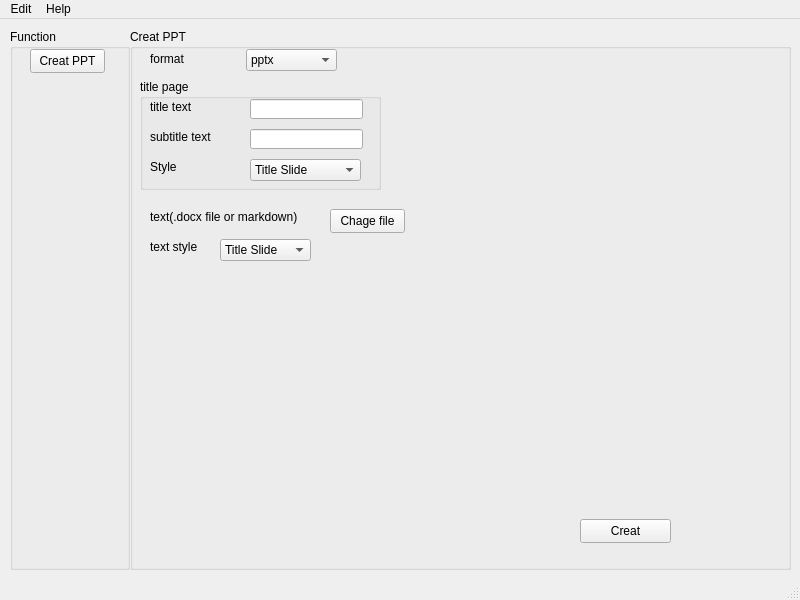
<?xml version="1.0" encoding="UTF-8"?>
<ui version="4.0">
 <class>MainWindow</class>
 <widget class="QMainWindow" name="MainWindow">
  <property name="geometry">
   <rect>
    <x>0</x>
    <y>0</y>
    <width>800</width>
    <height>600</height>
   </rect>
  </property>
  <property name="contextMenuPolicy">
   <enum>Qt::DefaultContextMenu</enum>
  </property>
  <property name="windowTitle">
   <string>Simple PPT</string>
  </property>
  <property name="windowIcon">
   <iconset>
    <normaloff>icon/favicon.ico</normaloff>icon/favicon.ico</iconset>
  </property>
  <widget class="QWidget" name="centralwidget">
   <widget class="QGroupBox" name="groupBox">
    <property name="geometry">
     <rect>
      <x>10</x>
      <y>10</y>
      <width>120</width>
      <height>541</height>
     </rect>
    </property>
    <property name="title">
     <string>Function</string>
    </property>
    <widget class="QPushButton" name="pushButton">
     <property name="geometry">
      <rect>
       <x>20</x>
       <y>20</y>
       <width>75</width>
       <height>24</height>
      </rect>
     </property>
     <property name="text">
      <string>Creat PPT</string>
     </property>
     <property name="autoDefault">
      <bool>false</bool>
     </property>
     <property name="default">
      <bool>false</bool>
     </property>
     <property name="flat">
      <bool>false</bool>
     </property>
    </widget>
   </widget>
   <widget class="QGroupBox" name="groupBox_2">
    <property name="geometry">
     <rect>
      <x>130</x>
      <y>10</y>
      <width>661</width>
      <height>541</height>
     </rect>
    </property>
    <property name="title">
     <string>Creat PPT</string>
    </property>
    <widget class="QLabel" name="label">
     <property name="geometry">
      <rect>
       <x>20</x>
       <y>20</y>
       <width>81</width>
       <height>20</height>
      </rect>
     </property>
     <property name="text">
      <string>format</string>
     </property>
    </widget>
    <widget class="QComboBox" name="comboBox">
     <property name="geometry">
      <rect>
       <x>116</x>
       <y>20</y>
       <width>91</width>
       <height>22</height>
      </rect>
     </property>
     <item>
      <property name="text">
       <string>pptx</string>
      </property>
     </item>
    </widget>
    <widget class="QGroupBox" name="groupBox_3">
     <property name="geometry">
      <rect>
       <x>10</x>
       <y>50</y>
       <width>241</width>
       <height>111</height>
      </rect>
     </property>
     <property name="title">
      <string>title page</string>
     </property>
     <widget class="QLabel" name="label_2">
      <property name="geometry">
       <rect>
        <x>10</x>
        <y>20</y>
        <width>54</width>
        <height>16</height>
       </rect>
      </property>
      <property name="text">
       <string>title text</string>
      </property>
     </widget>
     <widget class="QLineEdit" name="lineEdit">
      <property name="geometry">
       <rect>
        <x>110</x>
        <y>20</y>
        <width>113</width>
        <height>20</height>
       </rect>
      </property>
     </widget>
     <widget class="QLabel" name="label_3">
      <property name="geometry">
       <rect>
        <x>10</x>
        <y>50</y>
        <width>101</width>
        <height>16</height>
       </rect>
      </property>
      <property name="text">
       <string>subtitle text</string>
      </property>
     </widget>
     <widget class="QLineEdit" name="lineEdit_2">
      <property name="geometry">
       <rect>
        <x>110</x>
        <y>50</y>
        <width>113</width>
        <height>20</height>
       </rect>
      </property>
     </widget>
     <widget class="QLabel" name="label_4">
      <property name="geometry">
       <rect>
        <x>10</x>
        <y>80</y>
        <width>54</width>
        <height>16</height>
       </rect>
      </property>
      <property name="text">
       <string>Style</string>
      </property>
     </widget>
     <widget class="QComboBox" name="comboBox_2">
      <property name="geometry">
       <rect>
        <x>110</x>
        <y>80</y>
        <width>111</width>
        <height>22</height>
       </rect>
      </property>
      <item>
       <property name="text">
        <string>Title Slide</string>
       </property>
      </item>
      <item>
       <property name="text">
        <string>Title and Content</string>
       </property>
      </item>
      <item>
       <property name="text">
        <string>Section Header</string>
       </property>
      </item>
      <item>
       <property name="text">
        <string>Two Content</string>
       </property>
      </item>
      <item>
       <property name="text">
        <string>Comparison</string>
       </property>
      </item>
      <item>
       <property name="text">
        <string>Title Only</string>
       </property>
      </item>
      <item>
       <property name="text">
        <string>Blank</string>
       </property>
      </item>
      <item>
       <property name="text">
        <string>Content with Caption</string>
       </property>
      </item>
      <item>
       <property name="text">
        <string>Pictrue with Caption</string>
       </property>
      </item>
      <item>
       <property name="text">
        <string>Title and vertical text</string>
       </property>
      </item>
      <item>
       <property name="text">
        <string>Vertical headings and text</string>
       </property>
      </item>
     </widget>
    </widget>
    <widget class="QLabel" name="label_5">
     <property name="geometry">
      <rect>
       <x>20</x>
       <y>180</y>
       <width>171</width>
       <height>16</height>
      </rect>
     </property>
     <property name="text">
      <string>text(.docx file or markdown)</string>
     </property>
    </widget>
    <widget class="QPushButton" name="pushButton_2">
     <property name="geometry">
      <rect>
       <x>200</x>
       <y>180</y>
       <width>75</width>
       <height>24</height>
      </rect>
     </property>
     <property name="text">
      <string>Chage file</string>
     </property>
    </widget>
    <widget class="QPushButton" name="pushButton_3">
     <property name="geometry">
      <rect>
       <x>450</x>
       <y>490</y>
       <width>91</width>
       <height>24</height>
      </rect>
     </property>
     <property name="text">
      <string>Creat</string>
     </property>
    </widget>
    <widget class="QLabel" name="label_6">
     <property name="geometry">
      <rect>
       <x>20</x>
       <y>210</y>
       <width>54</width>
       <height>16</height>
      </rect>
     </property>
     <property name="text">
      <string>text style</string>
     </property>
    </widget>
    <widget class="QComboBox" name="comboBox_4">
     <property name="geometry">
      <rect>
       <x>90</x>
       <y>210</y>
       <width>91</width>
       <height>22</height>
      </rect>
     </property>
     <item>
      <property name="text">
       <string>Title Slide</string>
      </property>
     </item>
     <item>
      <property name="text">
       <string>Title and Content</string>
      </property>
     </item>
     <item>
      <property name="text">
       <string>Section Header</string>
      </property>
     </item>
     <item>
      <property name="text">
       <string>Two Content</string>
      </property>
     </item>
     <item>
      <property name="text">
       <string>Comparison</string>
      </property>
     </item>
     <item>
      <property name="text">
       <string>Title Only</string>
      </property>
     </item>
     <item>
      <property name="text">
       <string>Blank</string>
      </property>
     </item>
     <item>
      <property name="text">
       <string>Content with Caption</string>
      </property>
     </item>
     <item>
      <property name="text">
       <string>Pictrue with Caption</string>
      </property>
     </item>
     <item>
      <property name="text">
       <string>Title and vertical text</string>
      </property>
     </item>
     <item>
      <property name="text">
       <string>Vertical headings and text</string>
      </property>
     </item>
    </widget>
   </widget>
  </widget>
  <widget class="QMenuBar" name="menubar">
   <property name="geometry">
    <rect>
     <x>0</x>
     <y>0</y>
     <width>800</width>
     <height>22</height>
    </rect>
   </property>
   <widget class="QMenu" name="menuHelp">
    <property name="title">
     <string>Help</string>
    </property>
    <property name="toolTipsVisible">
     <bool>false</bool>
    </property>
    <addaction name="actionAbout"/>
    <addaction name="actionFeedback"/>
    <addaction name="actioncheckupdate"/>
   </widget>
   <widget class="QMenu" name="menuEdit">
    <property name="title">
     <string>Edit</string>
    </property>
    <widget class="QMenu" name="menuLanguage">
     <property name="title">
      <string>Language</string>
     </property>
     <addaction name="actionEnglish_UK"/>
     <addaction name="actionzh_hans_cn"/>
     <addaction name="actionzh_hant_cn"/>
    </widget>
    <addaction name="menuLanguage"/>
    <addaction name="separator"/>
    <addaction name="actionQuit"/>
   </widget>
   <addaction name="menuEdit"/>
   <addaction name="menuHelp"/>
  </widget>
  <widget class="QStatusBar" name="statusbar"/>
  <action name="actionAbout">
   <property name="text">
    <string>About</string>
   </property>
   <property name="menuRole">
    <enum>QAction::TextHeuristicRole</enum>
   </property>
  </action>
  <action name="actionFeedback">
   <property name="text">
    <string>Feedback</string>
   </property>
  </action>
  <action name="actioncheckupdate">
   <property name="text">
    <string>checkupdate</string>
   </property>
  </action>
  <action name="actionQuit">
   <property name="text">
    <string>Quit</string>
   </property>
  </action>
  <action name="actionEnglish_UK">
   <property name="text">
    <string>English(UK)</string>
   </property>
  </action>
  <action name="actionzh_hans_cn">
   <property name="text">
    <string>中文（简体）</string>
   </property>
  </action>
  <action name="actionzh_hant_cn">
   <property name="text">
    <string>中文（繁體）</string>
   </property>
  </action>
 </widget>
 <resources/>
 <connections>
  <connection>
   <sender>actionAbout</sender>
   <signal>triggered()</signal>
   <receiver>MainWindow</receiver>
   <slot>hide()</slot>
   <hints>
    <hint type="sourcelabel">
     <x>-1</x>
     <y>-1</y>
    </hint>
    <hint type="destinationlabel">
     <x>399</x>
     <y>299</y>
    </hint>
   </hints>
  </connection>
  <connection>
   <sender>actionFeedback</sender>
   <signal>triggered()</signal>
   <receiver>MainWindow</receiver>
   <slot>deleteLater()</slot>
   <hints>
    <hint type="sourcelabel">
     <x>-1</x>
     <y>-1</y>
    </hint>
    <hint type="destinationlabel">
     <x>399</x>
     <y>299</y>
    </hint>
   </hints>
  </connection>
  <connection>
   <sender>actioncheckupdate</sender>
   <signal>triggered()</signal>
   <receiver>MainWindow</receiver>
   <slot>update()</slot>
   <hints>
    <hint type="sourcelabel">
     <x>-1</x>
     <y>-1</y>
    </hint>
    <hint type="destinationlabel">
     <x>399</x>
     <y>299</y>
    </hint>
   </hints>
  </connection>
  <connection>
   <sender>pushButton_2</sender>
   <signal>clicked()</signal>
   <receiver>MainWindow</receiver>
   <slot>showFullScreen()</slot>
   <hints>
    <hint type="sourcelabel">
     <x>367</x>
     <y>223</y>
    </hint>
    <hint type="destinationlabel">
     <x>399</x>
     <y>299</y>
    </hint>
   </hints>
  </connection>
  <connection>
   <sender>comboBox_2</sender>
   <signal>currentTextChanged(QString)</signal>
   <receiver>MainWindow</receiver>
   <slot>hide()</slot>
   <hints>
    <hint type="sourcelabel">
     <x>305</x>
     <y>172</y>
    </hint>
    <hint type="destinationlabel">
     <x>399</x>
     <y>299</y>
    </hint>
   </hints>
  </connection>
  <connection>
   <sender>pushButton_3</sender>
   <signal>clicked()</signal>
   <receiver>MainWindow</receiver>
   <slot>hide()</slot>
   <hints>
    <hint type="sourcelabel">
     <x>625</x>
     <y>533</y>
    </hint>
    <hint type="destinationlabel">
     <x>399</x>
     <y>299</y>
    </hint>
   </hints>
  </connection>
  <connection>
   <sender>actionQuit</sender>
   <signal>triggered()</signal>
   <receiver>MainWindow</receiver>
   <slot>close()</slot>
   <hints>
    <hint type="sourcelabel">
     <x>-1</x>
     <y>-1</y>
    </hint>
    <hint type="destinationlabel">
     <x>399</x>
     <y>299</y>
    </hint>
   </hints>
  </connection>
 </connections>
</ui>
